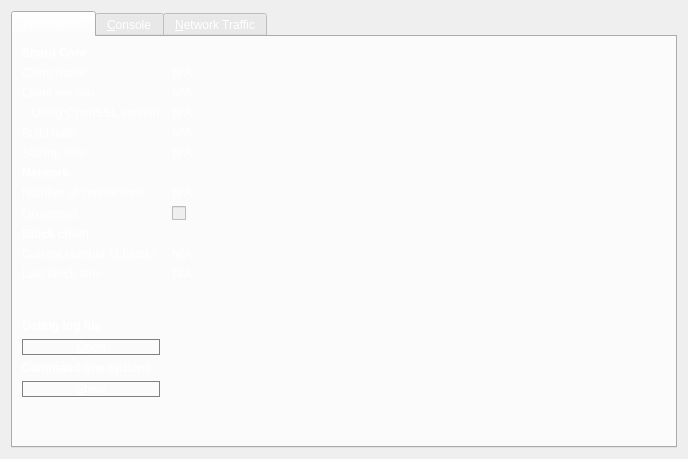
<?xml version="1.0" encoding="UTF-8"?>
<ui version="4.0">
 <class>RPCConsole</class>
 <widget class="QDialog" name="RPCConsole">
  <property name="geometry">
   <rect>
    <x>0</x>
    <y>0</y>
    <width>688</width>
    <height>459</height>
   </rect>
  </property>
  <property name="windowTitle">
   <string>Shard - Debug window</string>
  </property>
  <property name="styleSheet">
   <string notr="true">background:'#0a2634';</string>
  </property>
  <layout class="QVBoxLayout" name="verticalLayout_2">
   <item>
    <widget class="QTabWidget" name="tabWidget">
     <property name="styleSheet">
      <string notr="true">color:white</string>
     </property>
     <property name="currentIndex">
      <number>0</number>
     </property>
     <widget class="QWidget" name="tab_info">
      <attribute name="title">
       <string>&amp;Information</string>
      </attribute>
      <layout class="QGridLayout" name="gridLayout" columnstretch="0,1">
       <property name="horizontalSpacing">
        <number>12</number>
       </property>
       <item row="0" column="0">
        <widget class="QLabel" name="label_9">
         <property name="font">
          <font>
           <weight>75</weight>
           <bold>true</bold>
          </font>
         </property>
         <property name="text">
          <string>Shard Core</string>
         </property>
        </widget>
       </item>
       <item row="1" column="0">
        <widget class="QLabel" name="label_5">
         <property name="text">
          <string>Client name</string>
         </property>
        </widget>
       </item>
       <item row="1" column="1">
        <widget class="QLabel" name="clientName">
         <property name="cursor">
          <cursorShape>IBeamCursor</cursorShape>
         </property>
         <property name="text">
          <string>N/A</string>
         </property>
         <property name="textFormat">
          <enum>Qt::PlainText</enum>
         </property>
         <property name="textInteractionFlags">
          <set>Qt::LinksAccessibleByMouse|Qt::TextSelectableByKeyboard|Qt::TextSelectableByMouse</set>
         </property>
        </widget>
       </item>
       <item row="2" column="0">
        <widget class="QLabel" name="label_6">
         <property name="text">
          <string>Client version</string>
         </property>
        </widget>
       </item>
       <item row="2" column="1">
        <widget class="QLabel" name="clientVersion">
         <property name="cursor">
          <cursorShape>IBeamCursor</cursorShape>
         </property>
         <property name="text">
          <string>N/A</string>
         </property>
         <property name="textFormat">
          <enum>Qt::PlainText</enum>
         </property>
         <property name="textInteractionFlags">
          <set>Qt::LinksAccessibleByMouse|Qt::TextSelectableByKeyboard|Qt::TextSelectableByMouse</set>
         </property>
        </widget>
       </item>
       <item row="3" column="0">
        <widget class="QLabel" name="label_14">
         <property name="text">
          <string>Using OpenSSL version</string>
         </property>
         <property name="indent">
          <number>10</number>
         </property>
        </widget>
       </item>
       <item row="3" column="1">
        <widget class="QLabel" name="openSSLVersion">
         <property name="cursor">
          <cursorShape>IBeamCursor</cursorShape>
         </property>
         <property name="text">
          <string>N/A</string>
         </property>
         <property name="textFormat">
          <enum>Qt::PlainText</enum>
         </property>
         <property name="textInteractionFlags">
          <set>Qt::LinksAccessibleByMouse|Qt::TextSelectableByKeyboard|Qt::TextSelectableByMouse</set>
         </property>
        </widget>
       </item>
       <item row="4" column="0">
        <widget class="QLabel" name="label_12">
         <property name="text">
          <string>Build date</string>
         </property>
        </widget>
       </item>
       <item row="4" column="1">
        <widget class="QLabel" name="buildDate">
         <property name="cursor">
          <cursorShape>IBeamCursor</cursorShape>
         </property>
         <property name="text">
          <string>N/A</string>
         </property>
         <property name="textFormat">
          <enum>Qt::PlainText</enum>
         </property>
         <property name="textInteractionFlags">
          <set>Qt::LinksAccessibleByMouse|Qt::TextSelectableByKeyboard|Qt::TextSelectableByMouse</set>
         </property>
        </widget>
       </item>
       <item row="5" column="0">
        <widget class="QLabel" name="label_13">
         <property name="text">
          <string>Startup time</string>
         </property>
        </widget>
       </item>
       <item row="5" column="1">
        <widget class="QLabel" name="startupTime">
         <property name="cursor">
          <cursorShape>IBeamCursor</cursorShape>
         </property>
         <property name="text">
          <string>N/A</string>
         </property>
         <property name="textFormat">
          <enum>Qt::PlainText</enum>
         </property>
         <property name="textInteractionFlags">
          <set>Qt::LinksAccessibleByMouse|Qt::TextSelectableByKeyboard|Qt::TextSelectableByMouse</set>
         </property>
        </widget>
       </item>
       <item row="6" column="0">
        <widget class="QLabel" name="label_11">
         <property name="font">
          <font>
           <weight>75</weight>
           <bold>true</bold>
          </font>
         </property>
         <property name="text">
          <string>Network</string>
         </property>
        </widget>
       </item>
       <item row="7" column="0">
        <widget class="QLabel" name="label_7">
         <property name="text">
          <string>Number of connections</string>
         </property>
        </widget>
       </item>
       <item row="7" column="1">
        <widget class="QLabel" name="numberOfConnections">
         <property name="cursor">
          <cursorShape>IBeamCursor</cursorShape>
         </property>
         <property name="text">
          <string>N/A</string>
         </property>
         <property name="textFormat">
          <enum>Qt::PlainText</enum>
         </property>
         <property name="textInteractionFlags">
          <set>Qt::LinksAccessibleByMouse|Qt::TextSelectableByKeyboard|Qt::TextSelectableByMouse</set>
         </property>
        </widget>
       </item>
       <item row="8" column="0">
        <widget class="QLabel" name="label_8">
         <property name="text">
          <string>On testnet</string>
         </property>
        </widget>
       </item>
       <item row="8" column="1">
        <widget class="QCheckBox" name="isTestNet">
         <property name="enabled">
          <bool>false</bool>
         </property>
         <property name="text">
          <string/>
         </property>
        </widget>
       </item>
       <item row="9" column="0">
        <widget class="QLabel" name="label_10">
         <property name="font">
          <font>
           <weight>75</weight>
           <bold>true</bold>
          </font>
         </property>
         <property name="text">
          <string>Block chain</string>
         </property>
        </widget>
       </item>
       <item row="10" column="0">
        <widget class="QLabel" name="label_3">
         <property name="text">
          <string>Current number of blocks</string>
         </property>
        </widget>
       </item>
       <item row="10" column="1">
        <widget class="QLabel" name="numberOfBlocks">
         <property name="cursor">
          <cursorShape>IBeamCursor</cursorShape>
         </property>
         <property name="text">
          <string>N/A</string>
         </property>
         <property name="textFormat">
          <enum>Qt::PlainText</enum>
         </property>
         <property name="textInteractionFlags">
          <set>Qt::LinksAccessibleByMouse|Qt::TextSelectableByKeyboard|Qt::TextSelectableByMouse</set>
         </property>
        </widget>
       </item>
       <item row="11" column="0">
        <widget class="QLabel" name="label_2">
         <property name="text">
          <string>Last block time</string>
         </property>
        </widget>
       </item>
       <item row="11" column="1">
        <widget class="QLabel" name="lastBlockTime">
         <property name="cursor">
          <cursorShape>IBeamCursor</cursorShape>
         </property>
         <property name="text">
          <string>N/A</string>
         </property>
         <property name="textFormat">
          <enum>Qt::PlainText</enum>
         </property>
         <property name="textInteractionFlags">
          <set>Qt::LinksAccessibleByMouse|Qt::TextSelectableByKeyboard|Qt::TextSelectableByMouse</set>
         </property>
        </widget>
       </item>
       <item row="12" column="0">
        <spacer name="verticalSpacer_2">
         <property name="orientation">
          <enum>Qt::Vertical</enum>
         </property>
         <property name="sizeHint" stdset="0">
          <size>
           <width>20</width>
           <height>20</height>
          </size>
         </property>
        </spacer>
       </item>
       <item row="13" column="0">
        <widget class="QLabel" name="labelDebugLogfile">
         <property name="font">
          <font>
           <weight>75</weight>
           <bold>true</bold>
          </font>
         </property>
         <property name="text">
          <string>Debug log file</string>
         </property>
        </widget>
       </item>
       <item row="14" column="0">
        <widget class="QPushButton" name="openDebugLogfileButton">
         <property name="toolTip">
          <string>Open the Shard debug log file from the current data directory. This can take a few seconds for large log files.</string>
         </property>
         <property name="styleSheet">
          <string notr="true">QPushButton { 
 background-color: &quot;#002d3f&quot;;
	border:1px solid gray;
	color:white;
	outline: none;
}

QPushButton:pressed {
   background-color: &quot;#002d3f&quot;;
border:1px solid gray;
	color:white;

}
QPushButton:focus:pressed { 
    background: &quot;#003750&quot;;
	border:1px solid #0adbf0;
	color:white;

 }
QPushButton:focus { 
   background-color: &quot;#002d3f&quot;;
	border:1px solid gray;
	color:white;

}
QPushButton:hover {
     background-color: &quot;#002d3f&quot;;
	border:1px solid #0adbf0;
 }
QPushButton:checked { 
     background-color: &quot;#002d3f&quot;;
border:1px solid gray;
	color:white;

 }
QPushButton:disabled { 
    background:'#0a2634';
color:gray;
border:1px solid gray;
 }
</string>
         </property>
         <property name="text">
          <string>&amp;Open</string>
         </property>
         <property name="autoDefault">
          <bool>false</bool>
         </property>
        </widget>
       </item>
       <item row="15" column="0">
        <widget class="QLabel" name="labelCLOptions">
         <property name="font">
          <font>
           <weight>75</weight>
           <bold>true</bold>
          </font>
         </property>
         <property name="text">
          <string>Command-line options</string>
         </property>
        </widget>
       </item>
       <item row="16" column="0">
        <widget class="QPushButton" name="showCLOptionsButton">
         <property name="toolTip">
          <string>Show the Shard-Qt help message to get a list with possible Shard command-line options.</string>
         </property>
         <property name="styleSheet">
          <string notr="true">QPushButton { 
 background-color: &quot;#002d3f&quot;;
	border:1px solid gray;
	color:white;
	outline: none;
}

QPushButton:pressed {
   background-color: &quot;#002d3f&quot;;
border:1px solid gray;
	color:white;

}
QPushButton:focus:pressed { 
    background: &quot;#003750&quot;;
	border:1px solid #0adbf0;
	color:white;

 }
QPushButton:focus { 
   background-color: &quot;#002d3f&quot;;
	border:1px solid gray;
	color:white;

}
QPushButton:hover {
     background-color: &quot;#002d3f&quot;;
	border:1px solid #0adbf0;
 }
QPushButton:checked { 
     background-color: &quot;#002d3f&quot;;
border:1px solid gray;
	color:white;

 }
QPushButton:disabled { 
    background:'#0a2634';
color:gray;
border:1px solid gray;
 }
</string>
         </property>
         <property name="text">
          <string>&amp;Show</string>
         </property>
         <property name="autoDefault">
          <bool>false</bool>
         </property>
        </widget>
       </item>
       <item row="17" column="0">
        <spacer name="verticalSpacer">
         <property name="orientation">
          <enum>Qt::Vertical</enum>
         </property>
         <property name="sizeHint" stdset="0">
          <size>
           <width>20</width>
           <height>40</height>
          </size>
         </property>
        </spacer>
       </item>
      </layout>
     </widget>
     <widget class="QWidget" name="tab_console">
      <attribute name="title">
       <string>&amp;Console</string>
      </attribute>
      <layout class="QVBoxLayout" name="verticalLayout_3">
       <property name="spacing">
        <number>3</number>
       </property>
       <item>
        <widget class="QTextEdit" name="messagesWidget">
         <property name="minimumSize">
          <size>
           <width>0</width>
           <height>100</height>
          </size>
         </property>
         <property name="readOnly">
          <bool>true</bool>
         </property>
         <property name="tabKeyNavigation" stdset="0">
          <bool>false</bool>
         </property>
         <property name="columnCount" stdset="0">
          <number>2</number>
         </property>
        </widget>
       </item>
       <item>
        <layout class="QHBoxLayout" name="horizontalLayout">
         <property name="spacing">
          <number>3</number>
         </property>
         <item>
          <widget class="QLabel" name="label">
           <property name="text">
            <string notr="true">&gt;</string>
           </property>
          </widget>
         </item>
         <item>
          <widget class="QLineEdit" name="lineEdit">
           <property name="styleSheet">
            <string notr="true">border:1px solid #003750;background:#1d1b29;color:white</string>
           </property>
          </widget>
         </item>
         <item>
          <widget class="QPushButton" name="clearButton">
           <property name="maximumSize">
            <size>
             <width>24</width>
             <height>24</height>
            </size>
           </property>
           <property name="toolTip">
            <string>Clear console</string>
           </property>
           <property name="text">
            <string/>
           </property>
           <property name="icon">
            <iconset resource="../bitcoin.qrc">
             <normaloff>:/icons/remove</normaloff>:/icons/remove</iconset>
           </property>
           <property name="shortcut">
            <string notr="true">Ctrl+L</string>
           </property>
           <property name="autoDefault">
            <bool>false</bool>
           </property>
          </widget>
         </item>
        </layout>
       </item>
      </layout>
     </widget>
     <widget class="QWidget" name="tab">
      <attribute name="title">
       <string>&amp;Network Traffic</string>
      </attribute>
      <layout class="QHBoxLayout" name="horizontalLayout_3">
       <item>
        <layout class="QVBoxLayout" name="verticalLayout_4">
         <item>
          <widget class="TrafficGraphWidget" name="trafficGraph" native="true">
           <property name="sizePolicy">
            <sizepolicy hsizetype="Expanding" vsizetype="Expanding">
             <horstretch>0</horstretch>
             <verstretch>0</verstretch>
            </sizepolicy>
           </property>
          </widget>
         </item>
         <item>
          <layout class="QHBoxLayout" name="horizontalLayout_2">
           <item>
            <widget class="QSlider" name="sldGraphRange">
             <property name="minimum">
              <number>1</number>
             </property>
             <property name="maximum">
              <number>288</number>
             </property>
             <property name="pageStep">
              <number>12</number>
             </property>
             <property name="value">
              <number>6</number>
             </property>
             <property name="orientation">
              <enum>Qt::Horizontal</enum>
             </property>
            </widget>
           </item>
           <item>
            <widget class="QLabel" name="lblGraphRange">
             <property name="minimumSize">
              <size>
               <width>100</width>
               <height>0</height>
              </size>
             </property>
             <property name="alignment">
              <set>Qt::AlignCenter</set>
             </property>
            </widget>
           </item>
           <item>
            <widget class="QPushButton" name="btnClearTrafficGraph">
             <property name="styleSheet">
              <string notr="true">QPushButton { 
 background-color: &quot;#002d3f&quot;;
	border:1px solid gray;
	color:white;
	outline: none;
	padding:10px;
}

QPushButton:pressed {
   background-color: &quot;#002d3f&quot;;
border:1px solid gray;
	color:white;

}
QPushButton:focus:pressed { 
    background: &quot;#003750&quot;;
	border:1px solid #0adbf0;
	color:white;

 }
QPushButton:focus { 
   background-color: &quot;#002d3f&quot;;
	border:1px solid gray;
	color:white;

}
QPushButton:hover {
     background-color: &quot;#002d3f&quot;;
	border:1px solid #0adbf0;
 }
QPushButton:checked { 
     background-color: &quot;#002d3f&quot;;
border:1px solid gray;
	color:white;

 }
QPushButton:disabled { 
    background:'#0a2634';
color:gray;
border:1px solid gray;
 }
</string>
             </property>
             <property name="text">
              <string>&amp;Clear</string>
             </property>
            </widget>
           </item>
          </layout>
         </item>
        </layout>
       </item>
       <item>
        <layout class="QVBoxLayout" name="verticalLayout">
         <item>
          <widget class="QGroupBox" name="groupBox">
           <property name="title">
            <string>Totals</string>
           </property>
           <layout class="QVBoxLayout" name="verticalLayout_5">
            <item>
             <layout class="QHBoxLayout" name="horizontalLayout_4">
              <item>
               <widget class="Line" name="line">
                <property name="sizePolicy">
                 <sizepolicy hsizetype="Fixed" vsizetype="Fixed">
                  <horstretch>0</horstretch>
                  <verstretch>0</verstretch>
                 </sizepolicy>
                </property>
                <property name="minimumSize">
                 <size>
                  <width>10</width>
                  <height>0</height>
                 </size>
                </property>
                <property name="palette">
                 <palette>
                  <active>
                   <colorrole role="WindowText">
                    <brush brushstyle="SolidPattern">
                     <color alpha="255">
                      <red>255</red>
                      <green>255</green>
                      <blue>255</blue>
                     </color>
                    </brush>
                   </colorrole>
                   <colorrole role="Button">
                    <brush brushstyle="SolidPattern">
                     <color alpha="255">
                      <red>10</red>
                      <green>38</green>
                      <blue>52</blue>
                     </color>
                    </brush>
                   </colorrole>
                   <colorrole role="Light">
                    <brush brushstyle="SolidPattern">
                     <color alpha="255">
                      <red>0</red>
                      <green>255</green>
                      <blue>0</blue>
                     </color>
                    </brush>
                   </colorrole>
                   <colorrole role="Text">
                    <brush brushstyle="SolidPattern">
                     <color alpha="255">
                      <red>255</red>
                      <green>255</green>
                      <blue>255</blue>
                     </color>
                    </brush>
                   </colorrole>
                   <colorrole role="ButtonText">
                    <brush brushstyle="SolidPattern">
                     <color alpha="255">
                      <red>255</red>
                      <green>255</green>
                      <blue>255</blue>
                     </color>
                    </brush>
                   </colorrole>
                   <colorrole role="Base">
                    <brush brushstyle="SolidPattern">
                     <color alpha="255">
                      <red>10</red>
                      <green>38</green>
                      <blue>52</blue>
                     </color>
                    </brush>
                   </colorrole>
                   <colorrole role="Window">
                    <brush brushstyle="SolidPattern">
                     <color alpha="255">
                      <red>10</red>
                      <green>38</green>
                      <blue>52</blue>
                     </color>
                    </brush>
                   </colorrole>
                  </active>
                  <inactive>
                   <colorrole role="WindowText">
                    <brush brushstyle="SolidPattern">
                     <color alpha="255">
                      <red>255</red>
                      <green>255</green>
                      <blue>255</blue>
                     </color>
                    </brush>
                   </colorrole>
                   <colorrole role="Button">
                    <brush brushstyle="SolidPattern">
                     <color alpha="255">
                      <red>10</red>
                      <green>38</green>
                      <blue>52</blue>
                     </color>
                    </brush>
                   </colorrole>
                   <colorrole role="Light">
                    <brush brushstyle="SolidPattern">
                     <color alpha="255">
                      <red>0</red>
                      <green>255</green>
                      <blue>0</blue>
                     </color>
                    </brush>
                   </colorrole>
                   <colorrole role="Text">
                    <brush brushstyle="SolidPattern">
                     <color alpha="255">
                      <red>255</red>
                      <green>255</green>
                      <blue>255</blue>
                     </color>
                    </brush>
                   </colorrole>
                   <colorrole role="ButtonText">
                    <brush brushstyle="SolidPattern">
                     <color alpha="255">
                      <red>255</red>
                      <green>255</green>
                      <blue>255</blue>
                     </color>
                    </brush>
                   </colorrole>
                   <colorrole role="Base">
                    <brush brushstyle="SolidPattern">
                     <color alpha="255">
                      <red>10</red>
                      <green>38</green>
                      <blue>52</blue>
                     </color>
                    </brush>
                   </colorrole>
                   <colorrole role="Window">
                    <brush brushstyle="SolidPattern">
                     <color alpha="255">
                      <red>10</red>
                      <green>38</green>
                      <blue>52</blue>
                     </color>
                    </brush>
                   </colorrole>
                  </inactive>
                  <disabled>
                   <colorrole role="WindowText">
                    <brush brushstyle="SolidPattern">
                     <color alpha="255">
                      <red>255</red>
                      <green>255</green>
                      <blue>255</blue>
                     </color>
                    </brush>
                   </colorrole>
                   <colorrole role="Button">
                    <brush brushstyle="SolidPattern">
                     <color alpha="255">
                      <red>10</red>
                      <green>38</green>
                      <blue>52</blue>
                     </color>
                    </brush>
                   </colorrole>
                   <colorrole role="Light">
                    <brush brushstyle="SolidPattern">
                     <color alpha="255">
                      <red>0</red>
                      <green>255</green>
                      <blue>0</blue>
                     </color>
                    </brush>
                   </colorrole>
                   <colorrole role="Text">
                    <brush brushstyle="SolidPattern">
                     <color alpha="255">
                      <red>255</red>
                      <green>255</green>
                      <blue>255</blue>
                     </color>
                    </brush>
                   </colorrole>
                   <colorrole role="ButtonText">
                    <brush brushstyle="SolidPattern">
                     <color alpha="255">
                      <red>255</red>
                      <green>255</green>
                      <blue>255</blue>
                     </color>
                    </brush>
                   </colorrole>
                   <colorrole role="Base">
                    <brush brushstyle="SolidPattern">
                     <color alpha="255">
                      <red>10</red>
                      <green>38</green>
                      <blue>52</blue>
                     </color>
                    </brush>
                   </colorrole>
                   <colorrole role="Window">
                    <brush brushstyle="SolidPattern">
                     <color alpha="255">
                      <red>10</red>
                      <green>38</green>
                      <blue>52</blue>
                     </color>
                    </brush>
                   </colorrole>
                  </disabled>
                 </palette>
                </property>
                <property name="orientation">
                 <enum>Qt::Horizontal</enum>
                </property>
               </widget>
              </item>
              <item>
               <widget class="QLabel" name="label_16">
                <property name="text">
                 <string>In:</string>
                </property>
               </widget>
              </item>
              <item>
               <widget class="QLabel" name="lblBytesIn">
                <property name="minimumSize">
                 <size>
                  <width>50</width>
                  <height>0</height>
                 </size>
                </property>
                <property name="alignment">
                 <set>Qt::AlignRight|Qt::AlignTrailing|Qt::AlignVCenter</set>
                </property>
               </widget>
              </item>
             </layout>
            </item>
            <item>
             <layout class="QHBoxLayout" name="horizontalLayout_5">
              <item>
               <widget class="Line" name="line_2">
                <property name="sizePolicy">
                 <sizepolicy hsizetype="Fixed" vsizetype="Fixed">
                  <horstretch>0</horstretch>
                  <verstretch>0</verstretch>
                 </sizepolicy>
                </property>
                <property name="minimumSize">
                 <size>
                  <width>10</width>
                  <height>0</height>
                 </size>
                </property>
                <property name="palette">
                 <palette>
                  <active>
                   <colorrole role="WindowText">
                    <brush brushstyle="SolidPattern">
                     <color alpha="255">
                      <red>255</red>
                      <green>255</green>
                      <blue>255</blue>
                     </color>
                    </brush>
                   </colorrole>
                   <colorrole role="Button">
                    <brush brushstyle="SolidPattern">
                     <color alpha="255">
                      <red>10</red>
                      <green>38</green>
                      <blue>52</blue>
                     </color>
                    </brush>
                   </colorrole>
                   <colorrole role="Light">
                    <brush brushstyle="SolidPattern">
                     <color alpha="255">
                      <red>255</red>
                      <green>0</green>
                      <blue>0</blue>
                     </color>
                    </brush>
                   </colorrole>
                   <colorrole role="Text">
                    <brush brushstyle="SolidPattern">
                     <color alpha="255">
                      <red>255</red>
                      <green>255</green>
                      <blue>255</blue>
                     </color>
                    </brush>
                   </colorrole>
                   <colorrole role="ButtonText">
                    <brush brushstyle="SolidPattern">
                     <color alpha="255">
                      <red>255</red>
                      <green>255</green>
                      <blue>255</blue>
                     </color>
                    </brush>
                   </colorrole>
                   <colorrole role="Base">
                    <brush brushstyle="SolidPattern">
                     <color alpha="255">
                      <red>10</red>
                      <green>38</green>
                      <blue>52</blue>
                     </color>
                    </brush>
                   </colorrole>
                   <colorrole role="Window">
                    <brush brushstyle="SolidPattern">
                     <color alpha="255">
                      <red>10</red>
                      <green>38</green>
                      <blue>52</blue>
                     </color>
                    </brush>
                   </colorrole>
                  </active>
                  <inactive>
                   <colorrole role="WindowText">
                    <brush brushstyle="SolidPattern">
                     <color alpha="255">
                      <red>255</red>
                      <green>255</green>
                      <blue>255</blue>
                     </color>
                    </brush>
                   </colorrole>
                   <colorrole role="Button">
                    <brush brushstyle="SolidPattern">
                     <color alpha="255">
                      <red>10</red>
                      <green>38</green>
                      <blue>52</blue>
                     </color>
                    </brush>
                   </colorrole>
                   <colorrole role="Light">
                    <brush brushstyle="SolidPattern">
                     <color alpha="255">
                      <red>255</red>
                      <green>0</green>
                      <blue>0</blue>
                     </color>
                    </brush>
                   </colorrole>
                   <colorrole role="Text">
                    <brush brushstyle="SolidPattern">
                     <color alpha="255">
                      <red>255</red>
                      <green>255</green>
                      <blue>255</blue>
                     </color>
                    </brush>
                   </colorrole>
                   <colorrole role="ButtonText">
                    <brush brushstyle="SolidPattern">
                     <color alpha="255">
                      <red>255</red>
                      <green>255</green>
                      <blue>255</blue>
                     </color>
                    </brush>
                   </colorrole>
                   <colorrole role="Base">
                    <brush brushstyle="SolidPattern">
                     <color alpha="255">
                      <red>10</red>
                      <green>38</green>
                      <blue>52</blue>
                     </color>
                    </brush>
                   </colorrole>
                   <colorrole role="Window">
                    <brush brushstyle="SolidPattern">
                     <color alpha="255">
                      <red>10</red>
                      <green>38</green>
                      <blue>52</blue>
                     </color>
                    </brush>
                   </colorrole>
                  </inactive>
                  <disabled>
                   <colorrole role="WindowText">
                    <brush brushstyle="SolidPattern">
                     <color alpha="255">
                      <red>255</red>
                      <green>255</green>
                      <blue>255</blue>
                     </color>
                    </brush>
                   </colorrole>
                   <colorrole role="Button">
                    <brush brushstyle="SolidPattern">
                     <color alpha="255">
                      <red>10</red>
                      <green>38</green>
                      <blue>52</blue>
                     </color>
                    </brush>
                   </colorrole>
                   <colorrole role="Light">
                    <brush brushstyle="SolidPattern">
                     <color alpha="255">
                      <red>255</red>
                      <green>0</green>
                      <blue>0</blue>
                     </color>
                    </brush>
                   </colorrole>
                   <colorrole role="Text">
                    <brush brushstyle="SolidPattern">
                     <color alpha="255">
                      <red>255</red>
                      <green>255</green>
                      <blue>255</blue>
                     </color>
                    </brush>
                   </colorrole>
                   <colorrole role="ButtonText">
                    <brush brushstyle="SolidPattern">
                     <color alpha="255">
                      <red>255</red>
                      <green>255</green>
                      <blue>255</blue>
                     </color>
                    </brush>
                   </colorrole>
                   <colorrole role="Base">
                    <brush brushstyle="SolidPattern">
                     <color alpha="255">
                      <red>10</red>
                      <green>38</green>
                      <blue>52</blue>
                     </color>
                    </brush>
                   </colorrole>
                   <colorrole role="Window">
                    <brush brushstyle="SolidPattern">
                     <color alpha="255">
                      <red>10</red>
                      <green>38</green>
                      <blue>52</blue>
                     </color>
                    </brush>
                   </colorrole>
                  </disabled>
                 </palette>
                </property>
                <property name="orientation">
                 <enum>Qt::Horizontal</enum>
                </property>
               </widget>
              </item>
              <item>
               <widget class="QLabel" name="label_17">
                <property name="text">
                 <string>Out:</string>
                </property>
               </widget>
              </item>
              <item>
               <widget class="QLabel" name="lblBytesOut">
                <property name="minimumSize">
                 <size>
                  <width>50</width>
                  <height>0</height>
                 </size>
                </property>
                <property name="alignment">
                 <set>Qt::AlignRight|Qt::AlignTrailing|Qt::AlignVCenter</set>
                </property>
               </widget>
              </item>
             </layout>
            </item>
            <item>
             <spacer name="verticalSpacer_4">
              <property name="orientation">
               <enum>Qt::Vertical</enum>
              </property>
              <property name="sizeHint" stdset="0">
               <size>
                <width>20</width>
                <height>407</height>
               </size>
              </property>
             </spacer>
            </item>
           </layout>
          </widget>
         </item>
        </layout>
       </item>
      </layout>
     </widget>
    </widget>
   </item>
  </layout>
 </widget>
 <customwidgets>
  <customwidget>
   <class>TrafficGraphWidget</class>
   <extends>QWidget</extends>
   <header>trafficgraphwidget.h</header>
   <container>1</container>
   <slots>
    <slot>clear()</slot>
   </slots>
  </customwidget>
 </customwidgets>
 <resources>
  <include location="../bitcoin.qrc"/>
 </resources>
 <connections/>
</ui>
